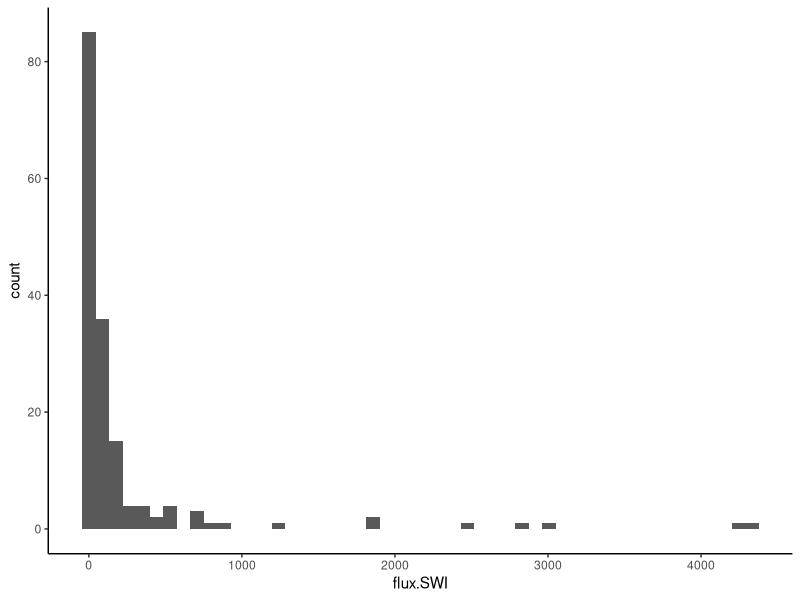
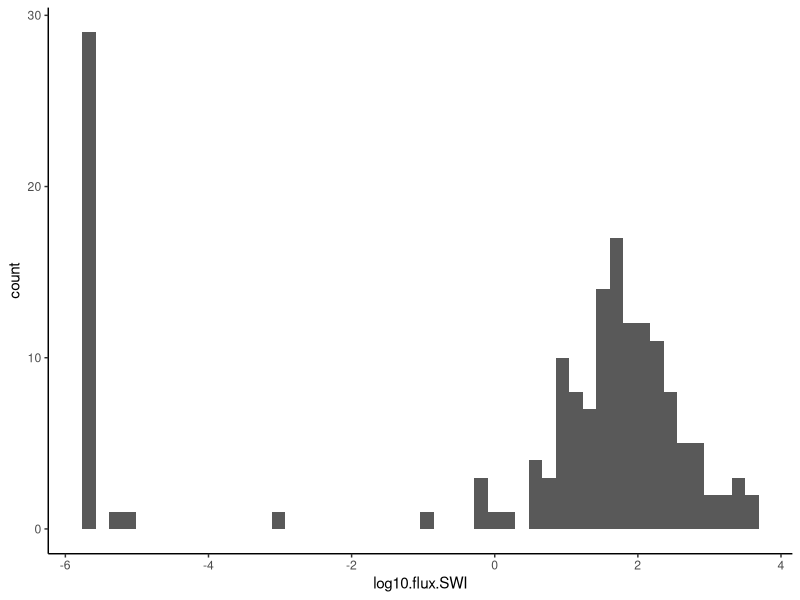

Source code (R) for these figures, in order:
## ---- chunk 1
library(tidyverse)
theme_set(theme_classic())

### Misc global parameters
col.names = c("seq.num", "stn", "flux.SWI", "flux.SMTZ", "SMT.depth.cm",
              "R.swi.smtz", "water.depth.m", "bottom.sal", "bottom.temp", 
              "sed.rate", "POC.rate", "O2.CTD", "O2.Winkler", 
              "lat", "lon", "ref")
flux.label <- expression(paste(CH[4], " flux to SWI, ", mu, "mol", " ", m^2, " ", day^{-1}))

# Read data, combine O2 values from CTD + Winkler, calculate log CH4 flux from SWI
d <- read_csv("data/baltic_geochem.csv",
              col_names = col.names, 
              skip = 1) %>%
  mutate(O2 = case_when(!is.na(O2.CTD) == TRUE ~ O2.CTD,
                        !is.na(O2.Winkler) == TRUE ~ O2.Winkler * 13.3 / 10,
                        TRUE ~ as.numeric(NA))) %>%
  filter(!is.na(flux.SWI)) 

# set zeros to half ot the minimum nonzero value to prevent problems with log values
min.flux.SWI <- min(d$flux.SWI[d$flux.SWI > 0], na.rm=TRUE) / 2 
d <- d %>% 
  mutate(log10.flux.SWI = case_when(flux.SWI==0 ~ log10(min.flux.SWI),
                                    TRUE ~ log10(flux.SWI)))
## ---- chunk 2
apply(d, MARGIN = 2, function(x) sum(!is.na(x)))
## ---- chunk 3
m_naive <- lm(flux.SWI ~ SMT.depth.cm + water.depth.m + bottom.sal + bottom.temp + POC.rate, data = d)
summary(m_naive)
## ---- chunk 4
ggplot(d, aes(x=flux.SWI)) + 
  geom_histogram(bins=50)
## ---- chunk 5
ggplot(d, aes(x=log10.flux.SWI)) + 
  geom_histogram(bins=50)
## ---- chunk 6
m_log_big <- lm(log10.flux.SWI ~ SMT.depth.cm + water.depth.m + bottom.sal + bottom.temp + POC.rate , data = d)
summary(m_log_big)
## ---- chunk 7
m_log_selected <- lm(log10.flux.SWI ~ SMT.depth.cm + water.depth.m + bottom.sal + bottom.temp , data = d)
summary(m_log_selected)
